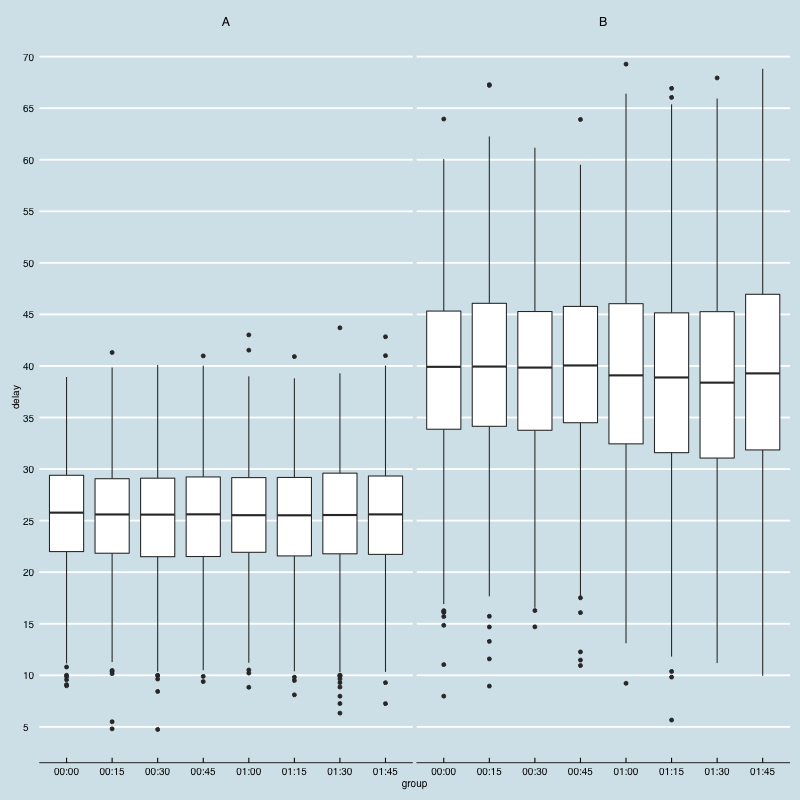

Recreate this plot in R.
#!/usr/bin/env Rscript

library(ggplot2)
library(scales)
library(ggthemes)

get_factor <- function()
{
  strings <- format(data$timestamp_obj, format="%H:%M")
  split_strings <- lapply(strings, function(x) strsplit(x, ':')[[1]])
  minutes <- lapply(split_strings, function(x) as.integer(x[2]))
  rounded_minutes <- lapply(minutes, function(x) (x %/% 15) * 15)
  rounded_minutes_strings <- lapply(rounded_minutes, function(x) sprintf("%02d", x))
  group <- mapply(function(e1, e2) paste(e1[1], ':', e2, sep=''), split_strings, rounded_minutes_strings)
  as.factor(group)
}

data <- read.csv('practical.csv')
data$timestamp_obj <- as.POSIXct(data$timestamp, format="%Y-%m-%d %H:%M:%S")
data$group <- get_factor()

png('practical_boxplot.png', width=800, height=800)

ggplot(data, aes(x=group, y=delay, group=group)) + 
geom_boxplot() + 
    facet_grid(. ~ component) +
    scale_y_continuous(breaks=seq(round(min(data$delay)/5)*5,
            round(max(data$delay)/5)*5,
            5)) +
    theme_economist() + 
    scale_colour_economist()
dev.off()
